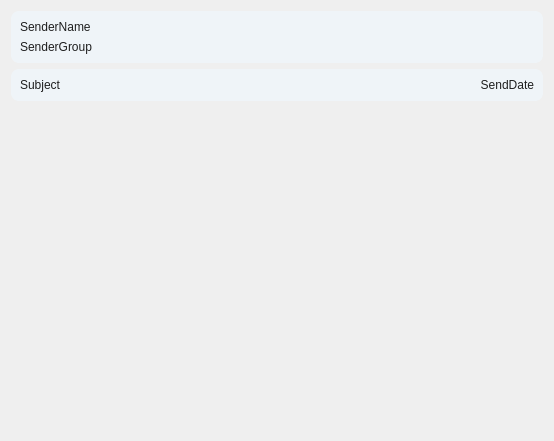
<?xml version="1.0" encoding="UTF-8"?>
<ui version="4.0">
    <class>view::messageCenter::MessageDetailPage</class>
    <widget class="QWidget" name="view::messageCenter::MessageDetailPage">
        <property name="geometry">
            <rect>
                <x>0</x>
                <y>0</y>
                <width>554</width>
                <height>441</height>
            </rect>
        </property>
        <property name="windowTitle">
            <string>MessageDetailPage</string>
        </property>
        <property name="styleSheet">
            <string notr="true">/* ---- 整体页面背景 ---- */
                QWidget#view::messageCenter::MessageDetailPage {
                background-color: transparent;
                }

                /* ---- 发件人信息卡片 和 主题信息卡片 ---- */
                QFrame#frame, QFrame#frame_4 {
                background-color: rgba(239, 246, 252, 180); /* 半透明淡蓝色背景 */
                border-radius: 8px; /* 圆角 */
                border: none; /* 移除边框 */
                }

                /* ---- 所有标签控件 ---- */
                /* 确保标签背景透明，并设置统一的文本颜色 */
                QLabel {
                background-color: transparent;
                color: #1F1F1F; /* 深灰色，保证可读性 */
                /* 移除在 .ui 文件中单独设置的样式，统一管理 */
                font-family: &quot;Microsoft YaHei UI&quot;;
                }

                /* ---- 消息正文区域 ---- */
                QTextBrowser#textBrowser {
                background-color: transparent; /* 背景透明 */
                border: none; /* 移除边框 */
                color: #1F1F1F; /* 设置正文颜色 */
                font-size: 11pt; /* 设置合适的正文字号 */
                }


                /* ---- 滚动条美化 (适用于 QTextBrowser) ---- */
                QScrollBar:vertical {
                border: none;
                background: transparent;
                width: 8px;
                margin: 0px 0px 0px 0px;
                }

                QScrollBar::handle:vertical {
                background: #D0D0D0;
                border-radius: 4px;
                min-height: 25px;
                }

                QScrollBar::handle:vertical:hover {
                background: #A0A0A0;
                }

                QScrollBar::add-line:vertical, QScrollBar::sub-line:vertical {
                height: 0px;
                }

                QScrollBar::add-page:vertical, QScrollBar::sub-page:vertical {
                background: none;
                }
            </string>
        </property>
        <layout class="QVBoxLayout" name="verticalLayout_2">
            <item>
                <widget class="QFrame" name="frame">
                    <property name="frameShape">
                        <enum>QFrame::Shape::StyledPanel</enum>
                    </property>
                    <property name="frameShadow">
                        <enum>QFrame::Shadow::Raised</enum>
                    </property>
                    <layout class="QVBoxLayout" name="verticalLayout">
                        <item>
                            <widget class="QLabel" name="SenderName">
                                <property name="styleSheet">
                                    <string notr="true">font: 700 14pt &quot;Microsoft YaHei UI&quot;;</string>
                                </property>
                                <property name="text">
                                    <string>SenderName</string>
                                </property>
                            </widget>
                        </item>
                        <item>
                            <widget class="QLabel" name="SenderGroup">
                                <property name="styleSheet">
                                    <string notr="true">font: 9pt &quot;Microsoft YaHei UI&quot;;</string>
                                </property>
                                <property name="text">
                                    <string>SenderGroup</string>
                                </property>
                            </widget>
                        </item>
                    </layout>
                </widget>
            </item>
            <item>
                <widget class="QFrame" name="frame_4">
                    <property name="frameShape">
                        <enum>QFrame::Shape::StyledPanel</enum>
                    </property>
                    <property name="frameShadow">
                        <enum>QFrame::Shadow::Raised</enum>
                    </property>
                    <layout class="QHBoxLayout" name="horizontalLayout">
                        <item>
                            <widget class="QLabel" name="Subject">
                                <property name="styleSheet">
                                    <string notr="true">font: 700 12pt &quot;Microsoft YaHei UI&quot;;</string>
                                </property>
                                <property name="text">
                                    <string>Subject</string>
                                </property>
                            </widget>
                        </item>
                        <item>
                            <widget class="QLabel" name="SendDate">
                                <property name="styleSheet">
                                    <string notr="true">font: 9pt &quot;Microsoft YaHei UI&quot;;</string>
                                </property>
                                <property name="text">
                                    <string>SendDate</string>
                                </property>
                                <property name="alignment">
                                    <set>
                                        Qt::AlignmentFlag::AlignRight|Qt::AlignmentFlag::AlignTrailing|Qt::AlignmentFlag::AlignVCenter
                                    </set>
                                </property>
                            </widget>
                        </item>
                    </layout>
                </widget>
            </item>
            <item>
                <widget class="QTextBrowser" name="textBrowser"/>
            </item>
            <item>
                <widget class="QFrame" name="frame_3">
                    <property name="frameShape">
                        <enum>QFrame::Shape::StyledPanel</enum>
                    </property>
                    <property name="frameShadow">
                        <enum>QFrame::Shadow::Raised</enum>
                    </property>
                </widget>
            </item>
        </layout>
    </widget>
    <resources/>
    <connections/>
</ui>
